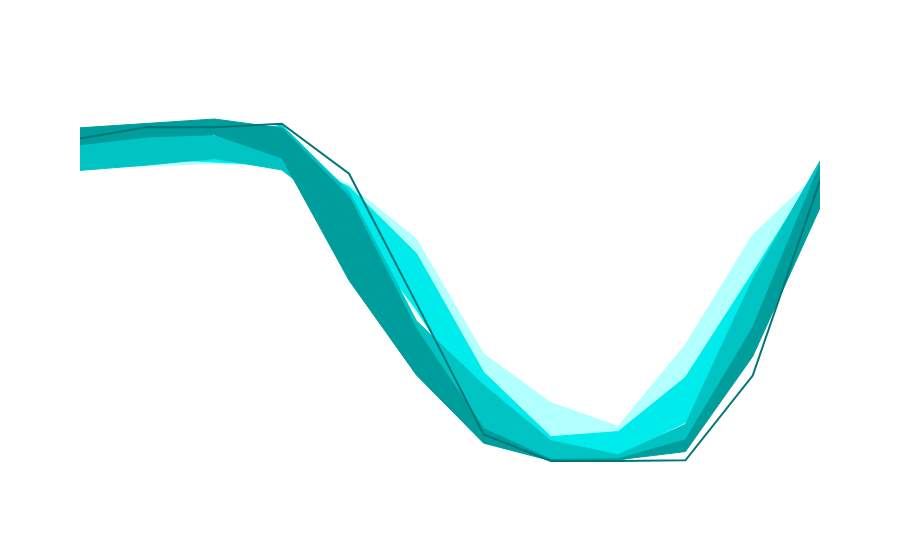

Write notebook code for a chart like this one.
### Markdown cell above
## Export just shape of the data for visual

### Code cell
fig.update_layout(showlegend=False, xaxis_visible=False, yaxis_visible=False, plot_bgcolor='rgba(0,0,0,0)', paper_bgcolor='rgba(0,0,0,0)', title='')
fig.show()
fig.write_image('/Users/casey/Desktop/blue-dot/reports/figures/sea_ice_frac_shape.svg', width = 1250, height = 700)

### Figure 1 — Plotly figure (JSON) as saved in the notebook; plotly's stock layout.template omitted (floating-point values rounded to 4 significant figures)
{"data": [{"line": {"color": "#b1ffff", "width": 1}, "mode": "lines", "name": "1981-1990 25th Pctl", "showlegend": false, "type": "scatter", "x": [1, 2, 3, 4, 5, 6, 7, 8, 9, 10, 11, 12], "y": [0.1823, 0.1839, 0.1854, 0.184, 0.1537, 0.09223, 0.04034, 0.00829, 0.004449, 0.0268, 0.1163, 0.1688]}, {"fill": "tonexty", "fillcolor": "#b1ffff", "line": {"color": "#b1ffff", "width": 1}, "mode": "lines", "name": "1981-1990 75th Pctl", "showlegend": false, "type": "scatter", "x": [1, 2, 3, 4, 5, 6, 7, 8, 9, 10, 11, 12], "y": [0.1904, 0.1915, 0.1942, 0.1922, 0.1722, 0.1383, 0.06679, 0.03627, 0.02161, 0.07254, 0.141, 0.1805]}, {"line": {"color": "#00ebeb", "width": 1}, "mode": "lines", "name": "1991-2000 25th Pctl", "showlegend": false, "type": "scatter", "x": [1, 2, 3, 4, 5, 6, 7, 8, 9, 10, 11, 12], "y": [0.1869, 0.1884, 0.1863, 0.1843, 0.1501, 0.09435, 0.02789, 0.002854, 0.003659, 0.024, 0.07484, 0.1709]}, {"fill": "tonexty", "fillcolor": "#00ebeb", "line": {"color": "#00ebeb", "width": 1}, "mode": "lines", "name": "1991-2000 75th Pctl", "showlegend": false, "type": "scatter", "x": [1, 2, 3, 4, 5, 6, 7, 8, 9, 10, 11, 12], "y": [0.1902, 0.1933, 0.192, 0.1905, 0.1709, 0.1294, 0.05537, 0.01513, 0.01831, 0.05216, 0.1173, 0.1843]}, {"line": {"color": "#00c4c4", "width": 1}, "mode": "lines", "name": "2001-2010 25th Pctl", "showlegend": false, "type": "scatter", "x": [1, 2, 3, 4, 5, 6, 7, 8, 9, 10, 11, 12], "y": [0.1811, 0.1844, 0.1885, 0.1814, 0.1486, 0.07514, 0.01292, 0.0009088, 0.0003171, 0.009887, 0.07575, 0.1668]}, {"fill": "tonexty", "fillcolor": "#00c4c4", "line": {"color": "#00c4c4", "width": 1}, "mode": "lines", "name": "2001-2010 75th Pctl", "showlegend": false, "type": "scatter", "x": [1, 2, 3, 4, 5, 6, 7, 8, 9, 10, 11, 12], "y": [0.2031, 0.2064, 0.2026, 0.2092, 0.1679, 0.08739, 0.04732, 0.01262, 0.003851, 0.02286, 0.1133, 0.187]}, {"line": {"color": "#009d9d", "width": 1}, "mode": "lines", "name": "2011-2022 25th Pctl", "showlegend": false, "type": "scatter", "x": [1, 2, 3, 4, 5, 6, 7, 8, 9, 10, 11, 12], "y": [0.197, 0.2019, 0.2033, 0.1888, 0.1125, 0.05362, 0.01113, 0.0001882, 0.0007995, 0.005867, 0.06517, 0.1577]}, {"fill": "tonexty", "fillcolor": "#009d9d", "line": {"color": "#009d9d", "width": 1}, "mode": "lines", "name": "2011-2022 75th Pctl", "showlegend": false, "type": "scatter", "x": [1, 2, 3, 4, 5, 6, 7, 8, 9, 10, 11, 12], "y": [0.2076, 0.2104, 0.2131, 0.2074, 0.1646, 0.0824, 0.02023, 0.001029, 0.001408, 0.01318, 0.08318, 0.1848]}, {"line": {"color": "#007676", "width": 2}, "mode": "lines", "name": "Year 2023", "type": "scatter", "x": [1, 2, 3, 4, 5, 6, 7, 8, 9, 10, 11, 12], "y": [0.2009, 0.2081, 0.2079, 0.2102, 0.179, 0.09838, 0.01651, 3.418e-05, 0, 0.0004361, 0.05319, 0.1748]}, {"line": {"color": "#b1ffff", "width": 10}, "mode": "lines", "name": "1981-1990 25th Percentile", "type": "scatter", "x": [null], "y": [null]}, {"line": {"color": "#b1ffff", "width": 10}, "mode": "lines", "name": "1981-1990 75th Percentile", "type": "scatter", "x": [null], "y": [null]}, {"line": {"color": "#00ebeb", "width": 10}, "mode": "lines", "name": "1991-2000 25th Percentile", "type": "scatter", "x": [null], "y": [null]}, {"line": {"color": "#00ebeb", "width": 10}, "mode": "lines", "name": "1991-2000 75th Percentile", "type": "scatter", "x": [null], "y": [null]}, {"line": {"color": "#00c4c4", "width": 10}, "mode": "lines", "name": "2001-2010 25th Percentile", "type": "scatter", "x": [null], "y": [null]}, {"line": {"color": "#00c4c4", "width": 10}, "mode": "lines", "name": "2001-2010 75th Percentile", "type": "scatter", "x": [null], "y": [null]}, {"line": {"color": "#009d9d", "width": 10}, "mode": "lines", "name": "2011-2022 25th Percentile", "type": "scatter", "x": [null], "y": [null]}, {"line": {"color": "#009d9d", "width": 10}, "mode": "lines", "name": "2011-2022 75th Percentile", "type": "scatter", "x": [null], "y": [null]}], "layout": {"legend": {"orientation": "v", "title": {"font": {"size": 16}, "text": "Legend"}, "x": 1.05, "xanchor": "left", "y": 1, "yanchor": "top"}, "paper_bgcolor": "rgba(0,0,0,0)", "plot_bgcolor": "rgba(0,0,0,0)", "showlegend": false, "title": {"text": ""}, "xaxis": {"showgrid": false, "tickfont": {"size": 16}, "tickmode": "array", "ticktext": ["Jan", "Feb", "Mar", "Apr", "May", "Jun", "Jul", "Aug", "Sep", "Oct", "Nov", "Dec"], "tickvals": [1, 2, 3, 4, 5, 6, 7, 8, 9, 10, 11, 12], "title": {"font": {"size": 16}, "text": "Month"}, "visible": false}, "yaxis": {"showgrid": false, "tickfont": {"size": 16}, "title": {"font": {"size": 16}, "text": "Average Sea Ice Fraction (Extent)"}, "visible": false}}}
